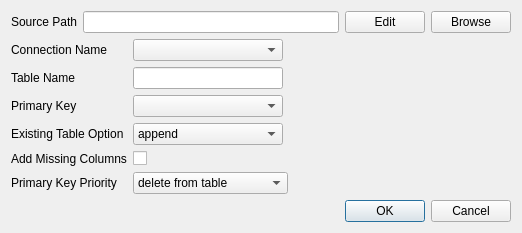
<?xml version="1.0" encoding="UTF-8"?>
<ui version="4.0">
 <class>AlchemyTableImportDialog</class>
 <widget class="QDialog" name="AlchemyTableImportDialog">
  <property name="geometry">
   <rect>
    <x>0</x>
    <y>0</y>
    <width>522</width>
    <height>231</height>
   </rect>
  </property>
  <property name="windowTitle">
   <string>Import Table</string>
  </property>
  <layout class="QHBoxLayout" name="horizontalLayout">
   <item>
    <layout class="QVBoxLayout" name="verticalLayout">
     <item>
      <layout class="QGridLayout" name="gridLayout">
       <item row="1" column="0">
        <widget class="QLabel" name="labelSourcePath">
         <property name="text">
          <string>Source Path</string>
         </property>
        </widget>
       </item>
       <item row="1" column="2">
        <widget class="QPushButton" name="btnEditSourcePath">
         <property name="text">
          <string>Edit</string>
         </property>
        </widget>
       </item>
       <item row="1" column="3">
        <widget class="QPushButton" name="btnBrowseSourcePath">
         <property name="text">
          <string>Browse</string>
         </property>
        </widget>
       </item>
       <item row="1" column="1">
        <widget class="QLineEdit" name="lineEditSourcePath"/>
       </item>
      </layout>
     </item>
     <item>
      <layout class="QFormLayout" name="formLayout">
       <property name="sizeConstraint">
        <enum>QLayout::SetDefaultConstraint</enum>
       </property>
       <item row="1" column="0">
        <widget class="QLabel" name="labelConnectionName">
         <property name="text">
          <string>Connection Name</string>
         </property>
        </widget>
       </item>
       <item row="1" column="1">
        <widget class="QComboBox" name="comboBoxConnectionName">
         <property name="sizePolicy">
          <sizepolicy hsizetype="Fixed" vsizetype="Fixed">
           <horstretch>0</horstretch>
           <verstretch>0</verstretch>
          </sizepolicy>
         </property>
         <property name="minimumSize">
          <size>
           <width>150</width>
           <height>0</height>
          </size>
         </property>
        </widget>
       </item>
       <item row="2" column="0">
        <widget class="QLabel" name="labelTableName">
         <property name="text">
          <string>Table Name</string>
         </property>
        </widget>
       </item>
       <item row="2" column="1">
        <widget class="QLineEdit" name="lineEditTableName">
         <property name="sizePolicy">
          <sizepolicy hsizetype="Fixed" vsizetype="Fixed">
           <horstretch>0</horstretch>
           <verstretch>0</verstretch>
          </sizepolicy>
         </property>
         <property name="minimumSize">
          <size>
           <width>150</width>
           <height>0</height>
          </size>
         </property>
         <property name="toolTip">
          <string>The name of the table to be created</string>
         </property>
        </widget>
       </item>
       <item row="3" column="0">
        <widget class="QLabel" name="labelPrimaryKeyName">
         <property name="text">
          <string>Primary Key</string>
         </property>
        </widget>
       </item>
       <item row="3" column="1">
        <widget class="QComboBox" name="comboBoxPrimaryKey">
         <property name="sizePolicy">
          <sizepolicy hsizetype="Fixed" vsizetype="Fixed">
           <horstretch>0</horstretch>
           <verstretch>0</verstretch>
          </sizepolicy>
         </property>
         <property name="minimumSize">
          <size>
           <width>150</width>
           <height>0</height>
          </size>
         </property>
         <property name="toolTip">
          <string>The name of the primary key for the table</string>
         </property>
        </widget>
       </item>
       <item row="4" column="0">
        <widget class="QLabel" name="labelExistingTableOption">
         <property name="text">
          <string>Existing Table Option</string>
         </property>
        </widget>
       </item>
       <item row="4" column="1">
        <widget class="QComboBox" name="comboBoxExistingTableOption">
         <property name="sizePolicy">
          <sizepolicy hsizetype="Fixed" vsizetype="Fixed">
           <horstretch>0</horstretch>
           <verstretch>0</verstretch>
          </sizepolicy>
         </property>
         <property name="minimumSize">
          <size>
           <width>150</width>
           <height>0</height>
          </size>
         </property>
         <property name="toolTip">
          <string>What should happen if the table already exists?</string>
         </property>
         <item>
          <property name="text">
           <string>append</string>
          </property>
         </item>
         <item>
          <property name="text">
           <string>replace</string>
          </property>
         </item>
         <item>
          <property name="text">
           <string>fail</string>
          </property>
         </item>
        </widget>
       </item>
       <item row="5" column="0">
        <widget class="QLabel" name="labelAddMissingColumns">
         <property name="text">
          <string>Add Missing Columns</string>
         </property>
        </widget>
       </item>
       <item row="5" column="1">
        <widget class="QCheckBox" name="checkBoxAddMissingColumns">
         <property name="toolTip">
          <string>Add extra columns in the data to the table to avoid errors</string>
         </property>
         <property name="tristate">
          <bool>false</bool>
         </property>
        </widget>
       </item>
       <item row="6" column="0">
        <widget class="QLabel" name="labelPrimaryKeyPriorit">
         <property name="text">
          <string>Primary Key Priority</string>
         </property>
        </widget>
       </item>
       <item row="6" column="1">
        <widget class="QComboBox" name="comboBoxPrimaryKeyPriority">
         <property name="sizePolicy">
          <sizepolicy hsizetype="Fixed" vsizetype="Fixed">
           <horstretch>0</horstretch>
           <verstretch>0</verstretch>
          </sizepolicy>
         </property>
         <property name="minimumSize">
          <size>
           <width>150</width>
           <height>0</height>
          </size>
         </property>
         <property name="toolTip">
          <string>What should happen with duplicate primary keys?</string>
         </property>
         <item>
          <property name="text">
           <string>delete from table</string>
          </property>
         </item>
         <item>
          <property name="text">
           <string>delete from import data</string>
          </property>
         </item>
         <item>
          <property name="text">
           <string>ignore</string>
          </property>
         </item>
        </widget>
       </item>
      </layout>
     </item>
     <item>
      <widget class="QDialogButtonBox" name="buttonBox">
       <property name="sizePolicy">
        <sizepolicy hsizetype="Expanding" vsizetype="Fixed">
         <horstretch>0</horstretch>
         <verstretch>0</verstretch>
        </sizepolicy>
       </property>
       <property name="layoutDirection">
        <enum>Qt::LeftToRight</enum>
       </property>
       <property name="orientation">
        <enum>Qt::Horizontal</enum>
       </property>
       <property name="standardButtons">
        <set>QDialogButtonBox::Cancel|QDialogButtonBox::Ok</set>
       </property>
      </widget>
     </item>
    </layout>
   </item>
  </layout>
 </widget>
 <resources/>
 <connections>
  <connection>
   <sender>buttonBox</sender>
   <signal>accepted()</signal>
   <receiver>AlchemyTableImportDialog</receiver>
   <slot>accept()</slot>
   <hints>
    <hint type="sourcelabel">
     <x>248</x>
     <y>254</y>
    </hint>
    <hint type="destinationlabel">
     <x>157</x>
     <y>274</y>
    </hint>
   </hints>
  </connection>
  <connection>
   <sender>buttonBox</sender>
   <signal>rejected()</signal>
   <receiver>AlchemyTableImportDialog</receiver>
   <slot>reject()</slot>
   <hints>
    <hint type="sourcelabel">
     <x>316</x>
     <y>260</y>
    </hint>
    <hint type="destinationlabel">
     <x>286</x>
     <y>274</y>
    </hint>
   </hints>
  </connection>
 </connections>
</ui>
